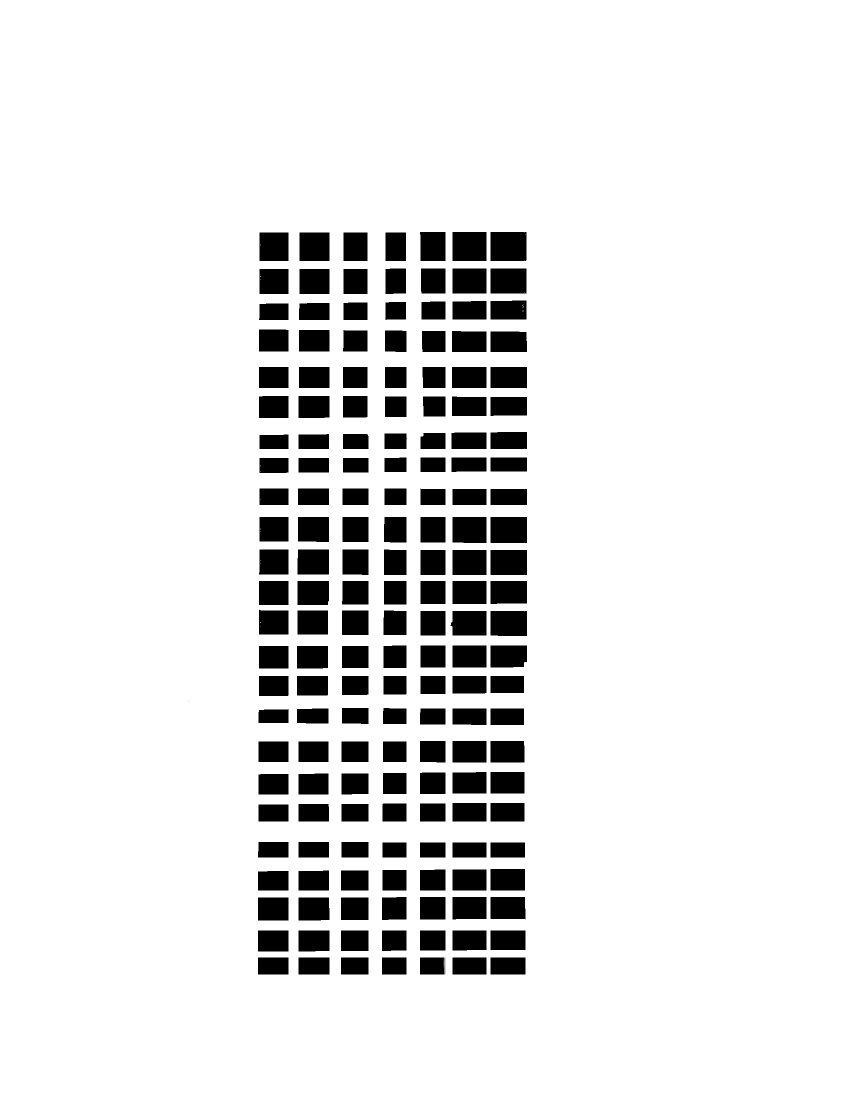
%> input picture pre-NN and statistics/R4adja22.jpg, 1700 x 2200 px (shown at 1/2 size)
$ octave ocrrecog.m   (GNU Octave 9; MATLAB toolbox functions it lacks are replaced by stand-ins)
%> lines starting %> are read from the running program, lines starting %| are printed output that depends on the picture
%%
%Read the actual image,then add filter to it
c=imread('R4adja22.jpg');
%> c is the input picture: size 2200x1700x3 uint8; min 0, max 255, mean 227.9
R4=imread('RR4.png');             %Read the frst section data
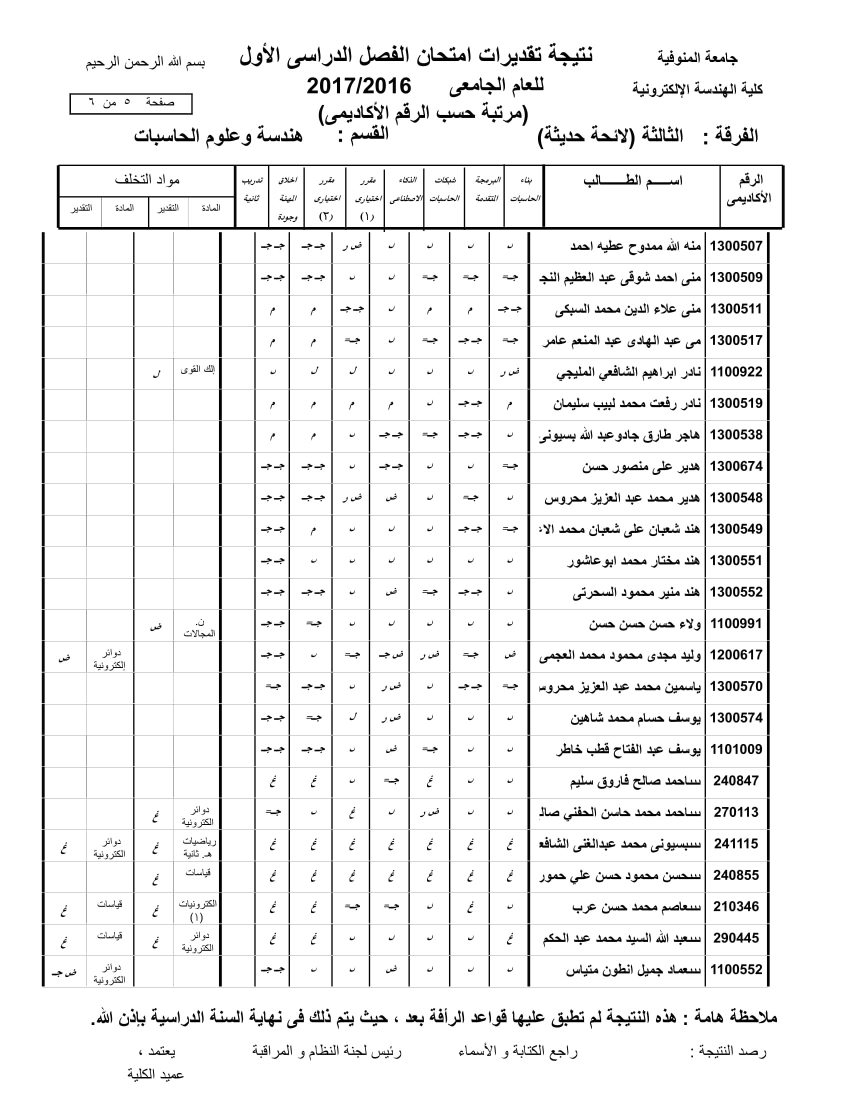
%> input picture pre-NN and statistics/RR4.png, 1700 x 2200 px (shown at 1/2 size)
%> R4 is the input picture: size 2200x1700x3 uint8; min 0, max 255, mean 239.4
R3=imread('RR4.png');             %Read the sec section data
R2=imread('RR4.png');             %Read the thrd
R1=imread('RR4.png');
f1=c+R1;
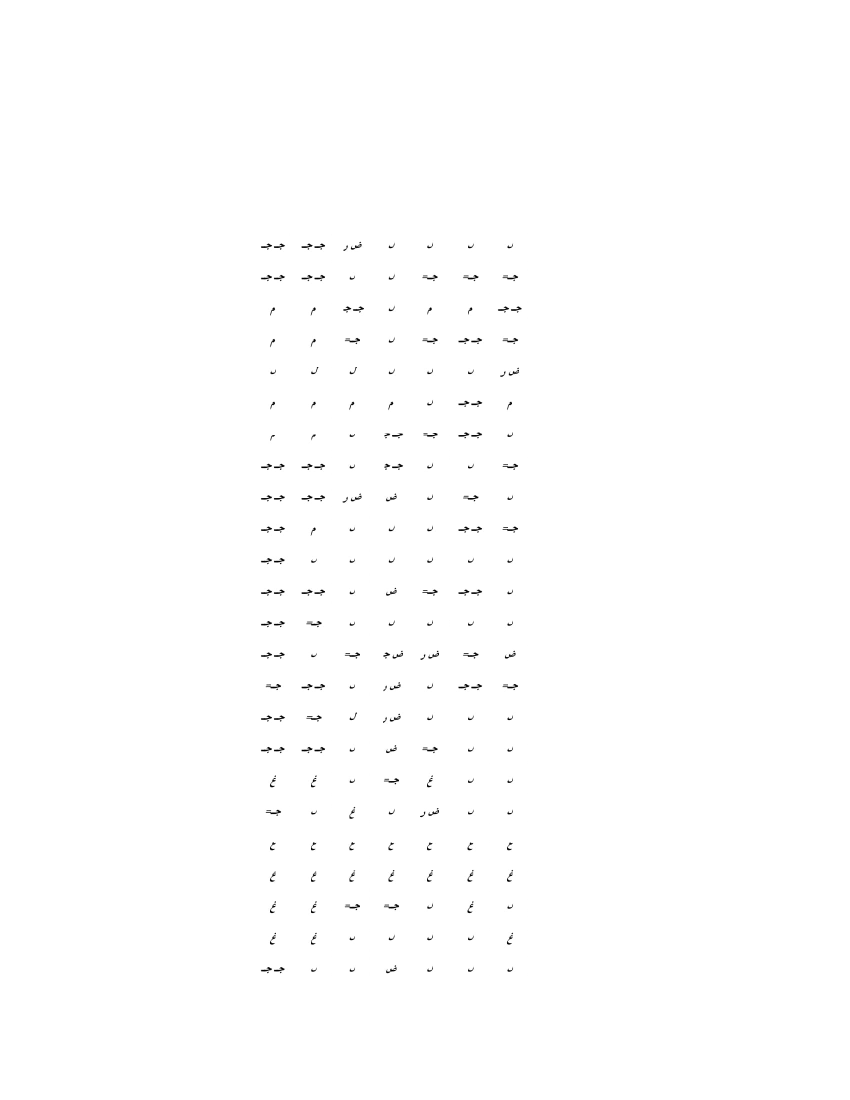
%> f1: size 2200x1700x3 uint8 (shown at 1/2 size); min 0, max 255, mean 254.1
f1= imcrop(f1,[440 471 629 1511]) ;
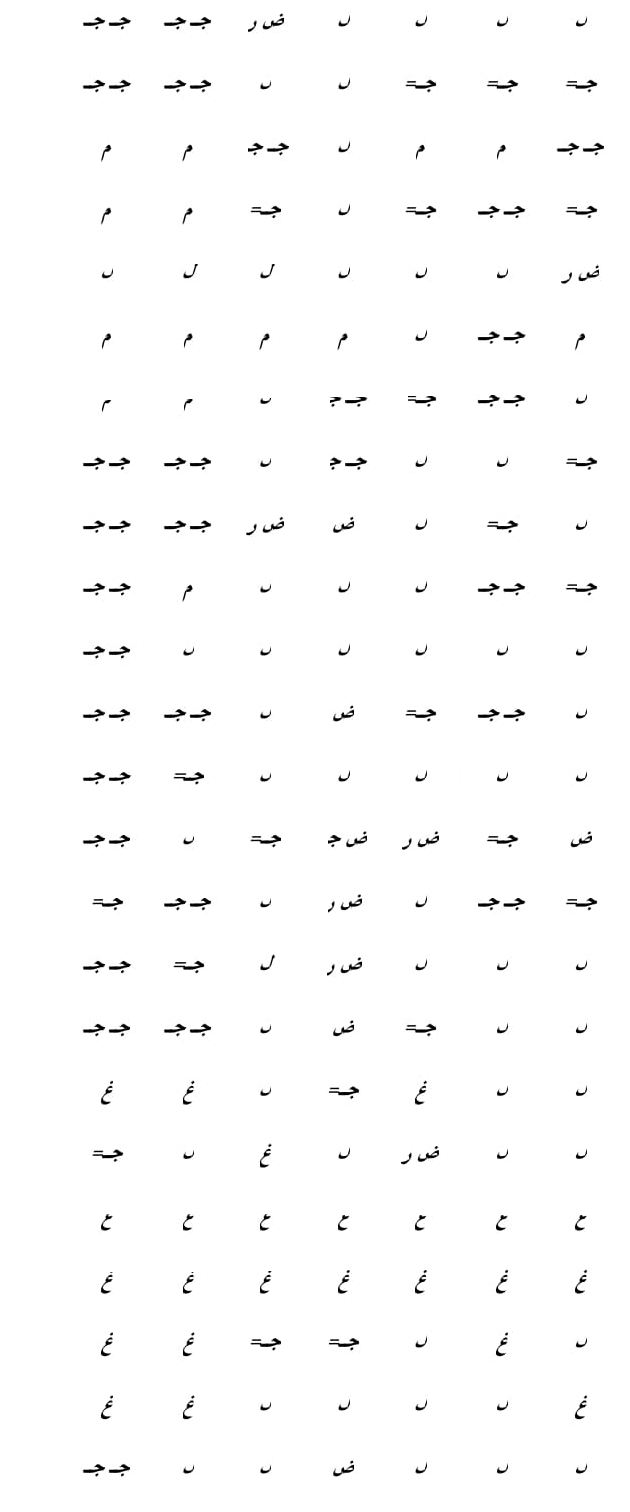
%> f1: size 1512x630x3 uint8; min 0, max 255, mean 251.5
f1 = imresize(f1,[1024 1024]);
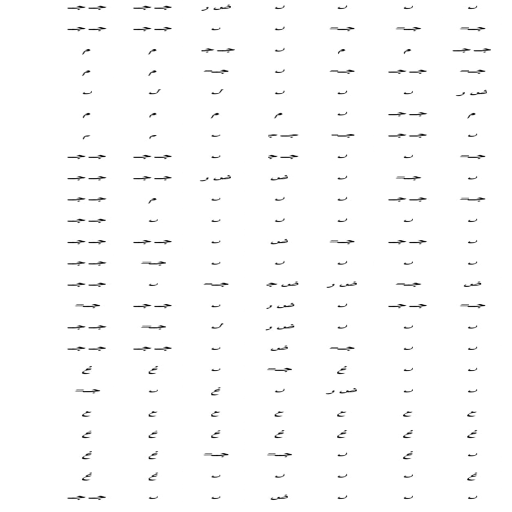
%> f1: size 1024x1024x3 uint8 (shown at 1/2 size); min 0, max 255, mean 251.5
figure ,imshow(R1)
figure ,imshow(c)
figure ,imshow(f1)
imwrite(f1,'R6adj11.png');
%%
% Now you have to start the NN to genrate the text file that contains the
% result

%to start the NN do as follow:
%1- open main.m
%2- choose the image
% this link describe how the NN work
% https://www.youtube.com/watch?v=aX92H8pcjfg&t=3s

%%
%> (the run ends here)
